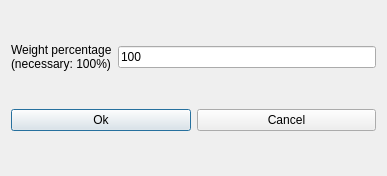
<?xml version="1.0" encoding="UTF-8"?>
<ui version="4.0">
 <class>ModifyConstraintBasicCompulsoryTimeForm_template</class>
 <widget class="QDialog" name="ModifyConstraintBasicCompulsoryTimeForm_template">
  <property name="geometry">
   <rect>
    <x>0</x>
    <y>0</y>
    <width>387</width>
    <height>176</height>
   </rect>
  </property>
  <property name="windowTitle">
   <string extracomment="This is the title of the dialog to modify a constraint of this type">Modify basic compulsory time</string>
  </property>
  <layout class="QGridLayout" name="gridLayout">
   <item row="0" column="0">
    <layout class="QHBoxLayout" name="horizontalLayout_2">
     <item>
      <widget class="QLabel" name="weightTextLabel">
       <property name="frameShape">
        <enum>QFrame::NoFrame</enum>
       </property>
       <property name="frameShadow">
        <enum>QFrame::Plain</enum>
       </property>
       <property name="text">
        <string>Weight percentage
(necessary: 100%)</string>
       </property>
       <property name="wordWrap">
        <bool>false</bool>
       </property>
      </widget>
     </item>
     <item>
      <widget class="QLineEdit" name="weightLineEdit">
       <property name="text">
        <string>100</string>
       </property>
      </widget>
     </item>
    </layout>
   </item>
   <item row="1" column="0">
    <layout class="QHBoxLayout" name="horizontalLayout">
     <item>
      <widget class="QPushButton" name="okPushButton">
       <property name="text">
        <string>Ok</string>
       </property>
      </widget>
     </item>
     <item>
      <widget class="QPushButton" name="cancelPushButton">
       <property name="text">
        <string>Cancel</string>
       </property>
      </widget>
     </item>
    </layout>
   </item>
  </layout>
 </widget>
 <layoutdefault spacing="6" margin="11"/>
 <tabstops>
  <tabstop>weightLineEdit</tabstop>
  <tabstop>okPushButton</tabstop>
  <tabstop>cancelPushButton</tabstop>
 </tabstops>
 <resources/>
 <connections/>
</ui>
